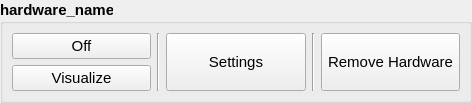
<?xml version="1.0" encoding="UTF-8"?>
<ui version="4.0">
 <class>Form</class>
 <widget class="QWidget" name="Form">
  <property name="geometry">
   <rect>
    <x>0</x>
    <y>0</y>
    <width>472</width>
    <height>96</height>
   </rect>
  </property>
  <property name="font">
   <font>
    <pointsize>1</pointsize>
   </font>
  </property>
  <property name="windowTitle">
   <string>Hardware Tab</string>
  </property>
  <layout class="QGridLayout" name="gridLayout">
   <property name="leftMargin">
    <number>0</number>
   </property>
   <property name="topMargin">
    <number>0</number>
   </property>
   <property name="rightMargin">
    <number>0</number>
   </property>
   <property name="bottomMargin">
    <number>0</number>
   </property>
   <item row="0" column="0">
    <widget class="QGroupBox" name="groupBox">
     <property name="font">
      <font>
       <pointsize>11</pointsize>
       <weight>75</weight>
       <bold>true</bold>
      </font>
     </property>
     <property name="title">
      <string>hardware_name</string>
     </property>
     <layout class="QGridLayout" name="gridLayout_2">
      <item row="0" column="4" rowspan="3">
       <widget class="QPushButton" name="btn_remove_hardware">
        <property name="sizePolicy">
         <sizepolicy hsizetype="Minimum" vsizetype="Preferred">
          <horstretch>0</horstretch>
          <verstretch>0</verstretch>
         </sizepolicy>
        </property>
        <property name="font">
         <font>
          <weight>50</weight>
          <bold>false</bold>
         </font>
        </property>
        <property name="text">
         <string>Remove Hardware</string>
        </property>
       </widget>
      </item>
      <item row="0" column="0" rowspan="2">
       <widget class="QPushButton" name="btn_on_off">
        <property name="sizePolicy">
         <sizepolicy hsizetype="Minimum" vsizetype="Preferred">
          <horstretch>0</horstretch>
          <verstretch>0</verstretch>
         </sizepolicy>
        </property>
        <property name="font">
         <font>
          <weight>50</weight>
          <bold>false</bold>
         </font>
        </property>
        <property name="text">
         <string>Off</string>
        </property>
       </widget>
      </item>
      <item row="0" column="2" rowspan="3">
       <widget class="QPushButton" name="btn_settings">
        <property name="sizePolicy">
         <sizepolicy hsizetype="Minimum" vsizetype="Preferred">
          <horstretch>0</horstretch>
          <verstretch>0</verstretch>
         </sizepolicy>
        </property>
        <property name="font">
         <font>
          <weight>50</weight>
          <bold>false</bold>
         </font>
        </property>
        <property name="text">
         <string>Settings</string>
        </property>
       </widget>
      </item>
      <item row="0" column="1" rowspan="3">
       <widget class="Line" name="line_2">
        <property name="orientation">
         <enum>Qt::Vertical</enum>
        </property>
       </widget>
      </item>
      <item row="0" column="3" rowspan="3">
       <widget class="Line" name="line_3">
        <property name="orientation">
         <enum>Qt::Vertical</enum>
        </property>
       </widget>
      </item>
      <item row="2" column="0">
       <widget class="QPushButton" name="btn_visualization">
        <property name="font">
         <font>
          <weight>50</weight>
          <bold>false</bold>
         </font>
        </property>
        <property name="text">
         <string>Visualize</string>
        </property>
       </widget>
      </item>
     </layout>
    </widget>
   </item>
  </layout>
 </widget>
 <resources/>
 <connections/>
</ui>
